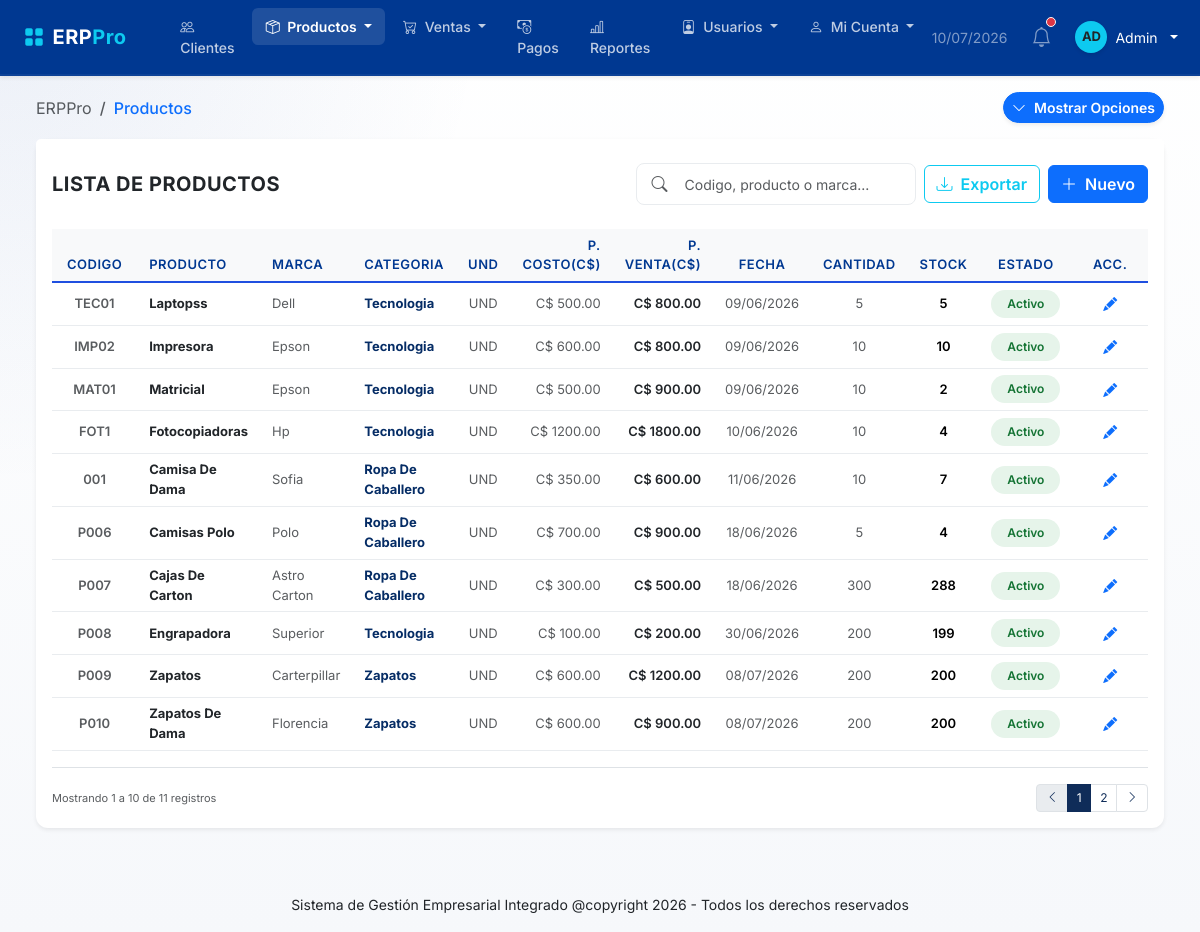
The page /productos (signed in) on the database as committed earlier.
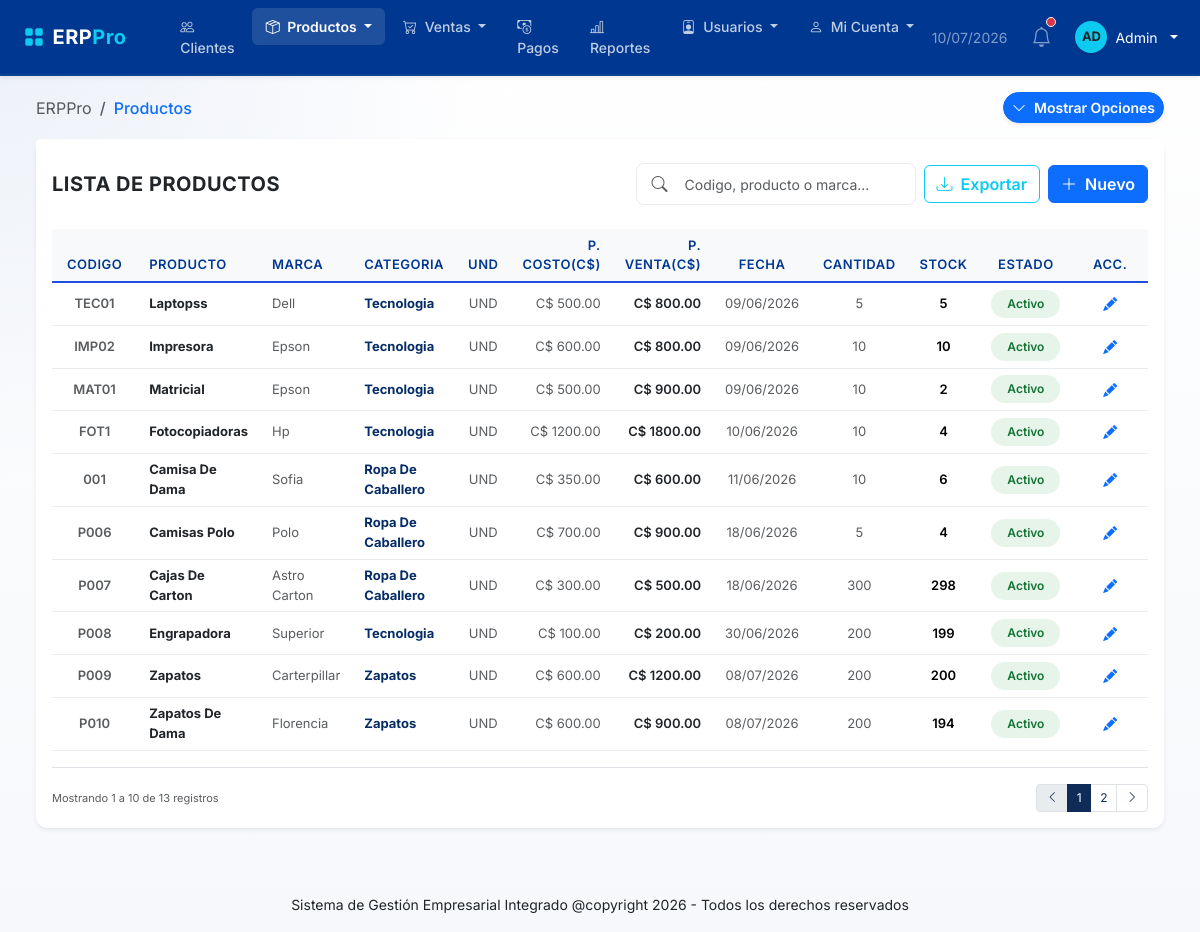
The same page on the database as committed later.
### models/producto.py (models this page shows, shortened)
class Producto(db.Model):
    __tablename__ = "productos"
    id = db.Column(
        db.Integer,
        primary_key=True
    )
    codigo_producto = db.Column(
        db.String(50),
        nullable=False,
        unique=True
    )
    nombre = db.Column(
        db.String(150),
        nullable=False
    )
    marca = db.Column(
        db.String(100),
        nullable=False
    )
    unidad = db.Column(
        db.String(10),
        nullable=False,
        default="UND"
    )
    estado = db.Column(
        db.String(20),
        nullable=False,
        default="ACTIVO"
    )
    categoria_id = db.Column(
        db.Integer,
        db.ForeignKey("categorias.id"),
        nullable=False
    )
    cantidad_comprada = db.Column(
    db.Integer,
    nullable=False
    )
    stock = db.Column(
        db.Integer,
        default=0
    )
    precio_compra = db.Column(
        db.Numeric(10, 2),
        nullable=False
    )
    precio_venta = db.Column(
        db.Numeric(10, 2),
        nullable=False
    )
    fecha_compra = db.Column(
    db.Date,
    nullable=False
    )
    created_at = db.Column(
        db.DateTime,
        default=lambda: datetime.now(UTC)
    )
    updated_at = db.Column(
        db.DateTime,
        default=lambda: datetime.now(UTC),
        onupdate=lambda: datetime.now(UTC)
    )
    categoria = db.relationship(
        "Categoria",
        back_populates="productos"
    )
    detalle_ventas = db.relationship(
        "DetalleVenta",
        back_populates="producto",
        lazy=True
    )

### models/categoria.py (models this page shows, shortened)
class Categoria(db.Model):
    __tablename__ = "categorias"
    id = db.Column(
        db.Integer,
        primary_key=True
    )
    codigo = db.Column(
        db.String(20),
        unique=True,
        nullable=True
    )
    nombre = db.Column(
        db.String(100),
        nullable=False,
        unique=True
    )
    descripcion = db.Column(
        db.Text,
        nullable=True
    )
    estado = db.Column(
        db.Boolean,
        default=True
    )
    created_at = db.Column(
        db.DateTime,
        default=lambda: datetime.now(UTC)
    )
    updated_at = db.Column(
        db.DateTime,
        default=lambda: datetime.now(UTC),
        onupdate=lambda: datetime.now(UTC)
    )
    productos = db.relationship(
        "Producto",
        back_populates="categoria",
        lazy=True
    )

### routes/productos.py (the view, shortened to what this page needs)
@productos_bp.route("/productos",methods=["GET", "POST"])
@login_required
@roles_required("ADMIN")
def productos():
    lista_productos = Producto.query.order_by(Producto.id.asc()).all()
    total_productos = len(lista_productos)
    stock_normal = sum(1 for p in lista_productos if p.stock > 5)
    stock_critico = sum(1 for p in lista_productos if 1 <= p.stock <= 5)
    sin_stock = sum(1 for p in lista_productos if p.stock <= 0)
    valor_inventario = sum(float(p.precio_compra) * p.stock for p in lista_productos)
    kpis={
        "total": total_productos,
        "stock_normal": stock_normal,
        "stock_critico": stock_critico,
        "sin_stock": sin_stock,
        "valor_inventario": valor_inventario
    }
    ultimo_producto = Producto.query.order_by(Producto.id.desc()).first()
    next_id = 1 if not ultimo_producto else (ultimo_producto.id + 1)
    siguiente_codigo = f"P{next_id:03d}"
    categorias = Categoria.query.order_by(Categoria.nombre.asc()).all()
    return render_template(
        "productos/productos.html",
        productos=lista_productos,
        kpis=kpis,
        categorias=categorias,
        siguiente_codigo=siguiente_codigo
    )

### app.py (called while the page is built)
@login_manager.user_loader
def load_user(user_id):
    return Usuario.query.get(int(user_id))

### utils/permisos.py (called while the page is built)
def roles_required(*roles_permitidos):
    def decorator(func):
        @wraps(func)
        def wrapper(*args, **kwargs):
            if not current_user.is_authenticated:
                return redirect(url_for("auth.login"))
            rol_actual = current_user.rol.nombre.upper() if current_user.rol else ""
            if rol_actual not in roles_permitidos:
                flash("No tiene permisos para acceder a esta opción", "danger")
                return redirect(url_for("dashboard"))
            return func(*args, **kwargs)
        return wrapper
    return decorator

### templates/productos/productos.html (shortened to what the changed rows need)
{% extends "base.html" %}
{% block extra_css %}
<link rel="stylesheet" href="{{ url_for('static', filename='css/productos.css') }}">
{% endblock %}
{% block content %}
<div class="container-fluid py-3">
    <div class="card border-0 shadow-sm">
        <div class="card-body">
            <div class="table-responsive">
                <table class="table align-middle table-hover border-light-subtle tabla-productos">
                    <thead class="bg-light text-muted uppercase text-xs fw-bold border-bottom">
                        <tr>
                            <th class="px-3 py-3 text-center" style="width: 90px;">CODIGO</th>
                            <th class="px-3 py-3">PRODUCTO</th>
                            <th class="px-3 py-3 d-none d-md-table-cell">MARCA</th>
                            <th class="px-3 py-3">CATEGORIA</th>
                            <th class="px-3 py-3 text-center d-none d-md-table-cell">UND</th>
                            <th class="px-3 py-3 text-end d-none d-md-table-cell">P. COSTO(C$)</th>
                            <th class="px-3 py-3 text-end">P. VENTA(C$)</th>
                            <th class="px-3 py-3 text-center d-none d-lg-table-cell">FECHA</th>
                            <th class="px-3 py-3 text-center d-none d-lg-table-cell">CANTIDAD</th>
                            <th class="px-3 py-3 text-center">STOCK</th>
                            <th class="px-3 py-3 text-center d-none d-sm-table-cell">ESTADO</th>
                            <th class="px-3 py-3 text-center" style="width: 90px;">ACC.</th>
                        </tr>
                    </thead>
                    <tbody id="tablaProductos">
                        {% for producto in productos %}
                        <tr data-id="{{ producto.id }}" data-codigo="{{ producto.codigo_producto }}"
                            data-fecha-compra="{{ producto.fecha_compra }}" data-nombre="{{ producto.nombre }}"
                            data-marca="{{ producto.marca }}" data-unidad="{{ producto.unidad }}"
                            data-estado="{{ producto.estado }}" data-categoria="{{ producto.categoria_id }}"
                            data-precio-compra="{{ producto.precio_compra }}"
                            data-precio-venta="{{ producto.precio_venta }}"
                            data-cantidad-comprada="{{ producto.cantidad_comprada }}">
                            <td class="px-3 py-3 text-center fw-semibold text-muted">
                                {{ producto.codigo_producto }}
                            </td>
                            <td class="px-3 py-3 fw-bold text-dark">
                                {{ producto.nombre }}
                            </td>
                            <td class="px-3 py-3 text-muted d-none d-md-table-cell">
                                {{ producto.marca }}
                            </td>
                            <td class="px-3 py-3 text-blue fw-bold">
                                {{ producto.categoria.nombre }}
                            </td>
                            <td class="px-3 py-3 text-center text-muted d-none d-md-table-cell">
                                {{ producto.unidad }}
                            </td>
                            <td class="px-3 py-3 text-end text-muted d-none d-md-table-cell">
                                C$ {{ "%.2f"|format(producto.precio_compra) }}
                            </td>
                            <td class="px-3 py-3 text-end fw-semibold text-dark">
                                C$ {{ "%.2f"|format(producto.precio_venta) }}
                            </td>
                            <td class="px-3 py-3 text-center text-muted d-none d-lg-table-cell">
                                {{ producto.fecha_compra.strftime('%d/%m/%Y') }}
                            </td>
                            <td class="px-3 py-3 text-center text-muted d-none d-lg-table-cell">
                                {{ producto.cantidad_comprada }}
                            </td>
                            <td class="px-3 py-3 text-center fw-semibold">
                                {{ producto.stock }}
                            </td>
                            <td class="px-3 py-3 text-center d-none d-sm-table-cell">
                                {% if producto.estado == "ACTIVO" %}
                                <span class="badge badge-activo px-3 py-2 rounded-pill fw-semibold">Activo</span>
                                {% else %}
                                <span class="badge badge-inactivo px-3 py-2 rounded-pill fw-semibold">Inactivo</span>
                                {% endif %}
                            </td>
                            <td class="px-3 py-3 text-center">
                                <button type="button" class="btn btn-sm btn-icon-edit btn-editar-fila"
                                    title="Editar Producto">
                                    <i class="bi bi-pencil-fill"></i>
                                </button>
                            </td>
                        </tr>
                        {% endfor %}
                    </tbody>
                </table>
            </div>
            <div
                class="d-flex flex-column flex-sm-row justify-content-between align-items-center mt-3 pt-3 border-top gap-2">
                <div class="text-muted text-xs" id="paginationSummary">
                </div>
                <nav aria-label="Navegacion de tabla">
                    <ul class="pagination pagination-sm mb-0" id="paginationControls"></ul>
                </nav>
            </div>
        </div>
    </div>
    {% endblock %}

Rows that differ between the two databases and show on the page:
changed Producto "Camisa De Dama": stock "7" → "6"
changed Producto "Cajas De Carton": stock "288" → "298"
changed Producto "Zapatos De Dama": stock "200" → "194"
Other text that changed with them:
text written by a page script: "Mostrando 1 a 10 de 11 registros" → "Mostrando 1 a 10 de 13 registros"
